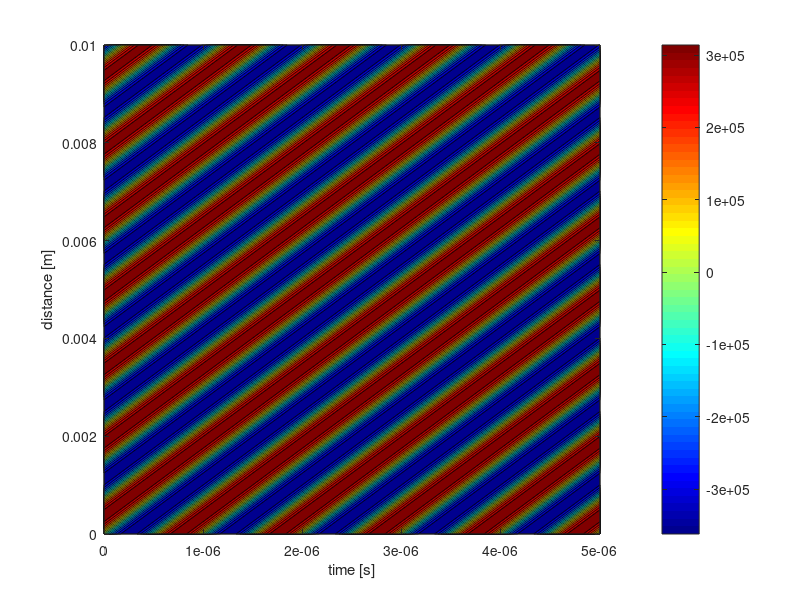
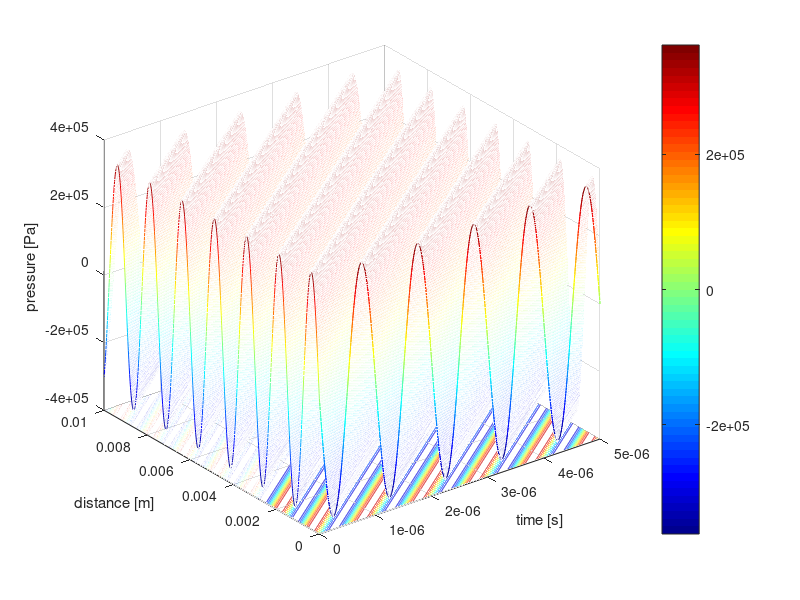

Reproduce these figures in MATLAB, in order.
 clear all; close all; clc;
x=0.0000042;

% variables
w=2*pi*10^6;                  % System frequency in rad/s
a=2.5*10^-3;                     % Radius of the piezoelectric plate
rho=7.8*10^3;                    % Piezoelectric plate density
c_33=16.6*10^10;                 % Elastic constant of the plate
d=2*10^-3;                       % plate thickness
Z_b=x*w;                        % Acoustic impedance of the backing plate (this is a function of frequency)
d_33=265*10^-12;                 % Piezoelectric charge coefficient
s_33=14.2*10^-12;                % Elastic compliance coefficient
epsilon_0=8.854*10^-12;          % Vacuum permitivity
epsilon_33=1200*epsilon_0;       % relativity Permativity
Beta_33= epsilon_0/epsilon_33;   % the dielectric impermeability of the plate at constant strain,
% equations
h_33= d_33/(s_33*epsilon_33);    % Piezoelectric stiffness constant for the plate
v_o=sqrt(c_33/rho);              % compressional wave speed from piezoelectric
k=w/v_o;                         % wave number for the peizoelectric plate
S=pi*a^2;                        % Piezoelectric surface area
C_o=S/(Beta_33*d);               % the clamped capacitance of the plate
n=h_33*C_o;                      % A given constant
Z_o=rho*v_o*S;                   % plane wave acoustic impedance of the piezoelectric plate

% Matricies
TAe_matrix=[1/n n/(1i*w*C_o); -1i*w*C_o 0];          %Transducer electrical matrix
TAa_matrix=(1/(Z_b-1i*Z_o*tan(k*d/2)))*[Z_b+1i*Z_o*cot(k*d) (Z_o)^2+1i*Z_o*Z_b*cot(k*d); 1 Z_b-2*1i*Z_o*tan(k*d/2)];     %Transducer acoustic matrix

TA_matrix=TAe_matrix*TAa_matrix; %Sittig model matrix

%equations
c=1500;                  % compresisonal wave speed in fluid
S_a=S;                   % effective face area of the transducer
rho_2=900;               % density of the fluid
Z_r=S_a*c*rho_2;         % Acoustic radiation impedance - just in case we want to put in the Ka condition later.

S_vI=1/(Z_r*TA_matrix(2,1)+TA_matrix(2,2)); %Sensitivity for vI.

Z_in=(Z_r*TA_matrix(1,1)+TA_matrix(1,2))/(Z_r*TA_matrix(2,1)+TA_matrix(2,2)); %Electrical impedance of the transducer

S_FV=Z_r*S_vI/Z_in; %Sensitivity FV


t = linspace(0,10*pi/w,1000);
x = linspace(0,10*10^-3,1000);
alfa = -40;
V_in = zeros(1000,1);
F = zeros(1000,1);
P = zeros(1000,1);
expression = zeros(1000,1000);

% for ko = 1:1000
%     for lim = 1:1000
% V_in(ko) = 150*exp(1i*w*t(ko));     %The input voltage (frequency domain/time)
% V_in(ko) = 150*sin(w*t(ko));     %The input voltage (frequency domain/time)
% F(ko) =  V_in(ko)*S_FV;            %The force output with a certain frequency
% P(ko) = F(ko)/S;                   %Pressure at the transducer face
% expression(ko,lim) = (P(ko)) * exp(alfa*x(lim));
%     end
% end
V_M = 150;
lambda = 1.5*10^-3;
P = S_FV * V_M/S;
damp_coeff = 4;
exp1 = zeros(1000,1000);

for to = 1:1000
    for gi = 1:1000
    exp1(to,gi) = P * exp(1i*w*t(gi)-1i*x(to)*2*pi/lambda - damp_coeff * x(to));
    end
end







% [x,t] = meshgrid(x,t);
% surf(x,t,abs(expression)


contourf(t, x, real(exp1), 14); colormap jet; colorbar;
xlabel('time [s]'); ylabel('distance [m]'); 

figure
time_vecs = linspace(0,10*pi/w,1000);

% for phil = 1:1000
meshc(t, x, real(exp1)); colormap jet; colorbar;
xlabel('time [s]'); ylabel('distance [m]'); zlabel('pressure [Pa]')
axis([0 10*pi/w 0 10*10^-3])
% hold on
% end



% %% calculate particle motion
% 
% s = tf('s');     %initialize laplace variable
% rho_air = 1.225; %kg/m^3
% rho_oil = 0.91;
% visc_oil = 1.3; 
% R = 0.05*10^-3;
% A_b = pi*R^2;
% m_b = rho_air * (4/3) * pi * R^3;
% tf_particle = A_b/(m_b * (1i*w)^2 + 6*pi*R*rho_oil*visc_oil*(1i*w));
% 
% p_grad = zeros(1000,1000);
% 
% for ji = 2:999
%     for hi = 1:1000
%         p_grad(hi,ji) = exp1(hi,ji-1) - exp1(hi,ji+1);
%     end
% end
% 
% tf_Vin_xout = tf_particle * p_grad;
% 
% x_0 = 300;
% t_0 = 1;
% x1 = zeros(300,1);
% t = linspace(0,10*pi/w,1000);
% x_new = zeros(201,1);
% x_new(1) = p_grad(t_0,x_0) * tf_particle;
% x_step = x(end)/1000;
% s_smart = zeros(200,1);
% 
% for jas = 1:200
%     
%     s_smart(jas) = real(x_new(jas))/x_step;
%     s_smart(jas) = round(s_smart(jas));
%     x_new(jas+1) = p_grad(jas+1, s_smart(jas)) * tf_particle;
% end
% 
% %% plot particle motion
% time_vector = linspace(0,201*5*10^-5,201);
% figure 
% plot(time_vector, x_new)